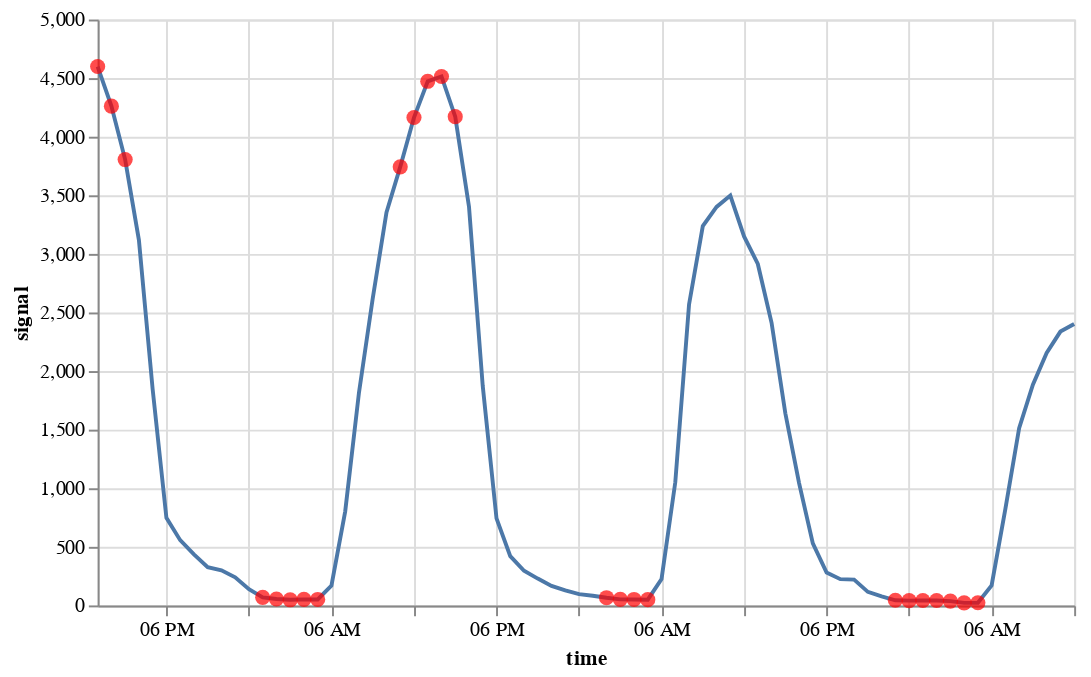

The notebook cell saved with this chart:
### Code cell
on.plots.anomalies(test[:72], detected_test[:72])

### Figure 1 — Vega specification as saved in the notebook (floating-point values rounded to 4 significant figures)
{"$schema": "https://vega.github.io/schema/vega/v5.json", "data": [{"name": "source_0", "values": [{"anomaly": 1.0, "signal": 4599.0, "time": "2015-09-13T13:00:00.000"}, {"anomaly": 1.0, "signal": 4261.0, "time": "2015-09-13T14:00:00.000"}, {"anomaly": 1.0, "signal": 3805.0, "time": "2015-09-13T15:00:00.000"}, {"anomaly": 0.0, "signal": 3118.0, "time": "2015-09-13T16:00:00.000"}, {"anomaly": 0.0, "signal": 1844.0, "time": "2015-09-13T17:00:00.000"}, {"anomaly": 0.0, "signal": 747.0, "time": "2015-09-13T18:00:00.000"}, {"anomaly": 0.0, "signal": 557.0, "time": "2015-09-13T19:00:00.000"}, {"anomaly": 0.0, "signal": 436.0, "time": "2015-09-13T20:00:00.000"}, {"anomaly": 0.0, "signal": 327.0, "time": "2015-09-13T21:00:00.000"}, {"anomaly": 0.0, "signal": 300.0, "time": "2015-09-13T22:00:00.000"}, {"anomaly": 0.0, "signal": 240.0, "time": "2015-09-13T23:00:00.000"}, {"anomaly": 0.0, "signal": 138.0, "time": "2015-09-14T00:00:00.000"}, {"anomaly": 1.0, "signal": 69.0, "time": "2015-09-14T01:00:00.000"}, {"anomaly": 1.0, "signal": 55.0, "time": "2015-09-14T02:00:00.000"}, {"anomaly": 1.0, "signal": 48.0, "time": "2015-09-14T03:00:00.000"}, {"anomaly": 1.0, "signal": 52.0, "time": "2015-09-14T04:00:00.000"}, {"anomaly": 1.0, "signal": 51.0, "time": "2015-09-14T05:00:00.000"}, {"anomaly": 0.0, "signal": 170.0, "time": "2015-09-14T06:00:00.000"}, {"anomaly": 0.0, "signal": 803.0, "time": "2015-09-14T07:00:00.000"}, {"anomaly": 0.0, "signal": 1816.0, "time": "2015-09-14T08:00:00.000"}, {"anomaly": 0.0, "signal": 2619.0, "time": "2015-09-14T09:00:00.000"}, {"anomaly": 0.0, "signal": 3354.0, "time": "2015-09-14T10:00:00.000"}, {"anomaly": 1.0, "signal": 3743.0, "time": "2015-09-14T11:00:00.000"}, {"anomaly": 1.0, "signal": 4164.0, "time": "2015-09-14T12:00:00.000"}, {"anomaly": 1.0, "signal": 4473.0, "time": "2015-09-14T13:00:00.000"}, {"anomaly": 1.0, "signal": 4514.0, "time": "2015-09-14T14:00:00.000"}, {"anomaly": 1.0, "signal": 4171.0, "time": "2015-09-14T15:00:00.000"}, {"anomaly": 0.0, "signal": 3403.0, "time": "2015-09-14T16:00:00.000"}, {"anomaly": 0.0, "signal": 1872.0, "time": "2015-09-14T17:00:00.000"}, {"anomaly": 0.0, "signal": 743.0, "time": "2015-09-14T18:00:00.000"}, {"anomaly": 0.0, "signal": 421.0, "time": "2015-09-14T19:00:00.000"}, {"anomaly": 0.0, "signal": 296.0, "time": "2015-09-14T20:00:00.000"}, {"anomaly": 0.0, "signal": 229.0, "time": "2015-09-14T21:00:00.000"}, {"anomaly": 0.0, "signal": 167.0, "time": "2015-09-14T22:00:00.000"}, {"anomaly": 0.0, "signal": 128.0, "time": "2015-09-14T23:00:00.000"}, {"anomaly": 0.0, "signal": 96.0, "time": "2015-09-15T00:00:00.000"}, {"anomaly": 0.0, "signal": 83.0, "time": "2015-09-15T01:00:00.000"}, {"anomaly": 1.0, "signal": 66.0, "time": "2015-09-15T02:00:00.000"}, {"anomaly": 1.0, "signal": 52.0, "time": "2015-09-15T03:00:00.000"}, {"anomaly": 1.0, "signal": 51.0, "time": "2015-09-15T04:00:00.000"}, {"anomaly": 1.0, "signal": 49.0, "time": "2015-09-15T05:00:00.000"}, {"anomaly": 0.0, "signal": 225.0, "time": "2015-09-15T06:00:00.000"}, {"anomaly": 0.0, "signal": 1052.0, "time": "2015-09-15T07:00:00.000"}, {"anomaly": 0.0, "signal": 2569.0, "time": "2015-09-15T08:00:00.000"}, {"anomaly": 0.0, "signal": 3237.0, "time": "2015-09-15T09:00:00.000"}, {"anomaly": 0.0, "signal": 3401.0, "time": "2015-09-15T10:00:00.000"}, {"anomaly": 0.0, "signal": 3498.0, "time": "2015-09-15T11:00:00.000"}, {"anomaly": 0.0, "signal": 3149.0, "time": "2015-09-15T12:00:00.000"}, {"anomaly": 0.0, "signal": 2914.0, "time": "2015-09-15T13:00:00.000"}, {"anomaly": 0.0, "signal": 2412.0, "time": "2015-09-15T14:00:00.000"}, {"anomaly": 0.0, "signal": 1640.0, "time": "2015-09-15T15:00:00.000"}, {"anomaly": 0.0, "signal": 1044.0, "time": "2015-09-15T16:00:00.000"}, {"anomaly": 0.0, "signal": 529.0, "time": "2015-09-15T17:00:00.000"}, {"anomaly": 0.0, "signal": 281.0, "time": "2015-09-15T18:00:00.000"}, {"anomaly": 0.0, "signal": 224.0, "time": "2015-09-15T19:00:00.000"}, {"anomaly": 0.0, "signal": 220.0, "time": "2015-09-15T20:00:00.000"}, {"anomaly": 0.0, "signal": 116.0, "time": "2015-09-15T21:00:00.000"}, {"anomaly": 0.0, "signal": 77.0, "time": "2015-09-15T22:00:00.000"}, {"anomaly": 1.0, "signal": 44.0, "time": "2015-09-15T23:00:00.000"}, {"anomaly": 1.0, "signal": 41.0, "time": "2015-09-16T00:00:00.000"}, {"anomaly": 1.0, "signal": 42.0, "time": "2015-09-16T01:00:00.000"}, {"anomaly": 1.0, "signal": 42.0, "time": "2015-09-16T02:00:00.000"}, {"anomaly": 1.0, "signal": 37.0, "time": "2015-09-16T03:00:00.000"}, {"anomaly": 1.0, "signal": 22.0, "time": "2015-09-16T04:00:00.000"}, {"anomaly": 1.0, "signal": 23.0, "time": "2015-09-16T05:00:00.000"}, {"anomaly": 0.0, "signal": 171.0, "time": "2015-09-16T06:00:00.000"}, {"anomaly": 0.0, "signal": 824.0, "time": "2015-09-16T07:00:00.000"}, {"anomaly": 0.0, "signal": 1512.0, "time": "2015-09-16T08:00:00.000"}, {"anomaly": 0.0, "signal": 1883.0, "time": "2015-09-16T09:00:00.000"}, {"anomaly": 0.0, "signal": 2155.0, "time": "2015-09-16T10:00:00.000"}, {"anomaly": 0.0, "signal": 2337.0, "time": "2015-09-16T11:00:00.000"}, {"anomaly": 0.0, "signal": 2402.0, "time": "2015-09-16T12:00:00.000"}], "transform": [{"type": "formula", "expr": "toDate(datum['time'])", "as": "time"}]}, {"name": "data_0", "values": [{"signal": 4599.0, "time": "2015-09-13T13:00:00.000"}, {"signal": 4261.0, "time": "2015-09-13T14:00:00.000"}, {"signal": 3805.0, "time": "2015-09-13T15:00:00.000"}, {"signal": 69.0, "time": "2015-09-14T01:00:00.000"}, {"signal": 55.0, "time": "2015-09-14T02:00:00.000"}, {"signal": 48.0, "time": "2015-09-14T03:00:00.000"}, {"signal": 52.0, "time": "2015-09-14T04:00:00.000"}, {"signal": 51.0, "time": "2015-09-14T05:00:00.000"}, {"signal": 3743.0, "time": "2015-09-14T11:00:00.000"}, {"signal": 4164.0, "time": "2015-09-14T12:00:00.000"}, {"signal": 4473.0, "time": "2015-09-14T13:00:00.000"}, {"signal": 4514.0, "time": "2015-09-14T14:00:00.000"}, {"signal": 4171.0, "time": "2015-09-14T15:00:00.000"}, {"signal": 66.0, "time": "2015-09-15T02:00:00.000"}, {"signal": 52.0, "time": "2015-09-15T03:00:00.000"}, {"signal": 51.0, "time": "2015-09-15T04:00:00.000"}, {"signal": 49.0, "time": "2015-09-15T05:00:00.000"}, {"signal": 44.0, "time": "2015-09-15T23:00:00.000"}, {"signal": 41.0, "time": "2015-09-16T00:00:00.000"}, {"signal": 42.0, "time": "2015-09-16T01:00:00.000"}, {"signal": 42.0, "time": "2015-09-16T02:00:00.000"}, {"signal": 37.0, "time": "2015-09-16T03:00:00.000"}, {"signal": 22.0, "time": "2015-09-16T04:00:00.000"}, {"signal": 23.0, "time": "2015-09-16T05:00:00.000"}], "transform": [{"type": "formula", "expr": "toDate(datum['time'])", "as": "time"}]}], "marks": [{"type": "line", "name": "layer_0_marks", "from": {"data": "source_0"}, "sort": {"field": "datum[\"time\"]"}, "encode": {"update": {"description": {"signal": "\"time: \" + (timeFormat(datum[\"time\"], '%b %d, %Y')) + \"; signal: \" + (format(datum[\"signal\"], \"\"))"}, "x": {"field": "time", "scale": "x"}, "defined": {"signal": "isValid(datum[\"time\"]) && isFinite(+datum[\"time\"]) && isValid(datum[\"signal\"]) && isFinite(+datum[\"signal\"])"}, "stroke": {"value": "#4c78a8"}, "y": {"field": "signal", "scale": "y"}}}, "style": ["line"]}, {"type": "symbol", "name": "layer_1_marks", "from": {"data": "data_0"}, "encode": {"update": {"y": {"field": "signal", "scale": "y"}, "opacity": {"value": 0.7}, "ariaRoleDescription": {"value": "circle"}, "x": {"field": "time", "scale": "x"}, "description": {"signal": "\"time: \" + (timeFormat(datum[\"time\"], '%b %d, %Y')) + \"; signal: \" + (format(datum[\"signal\"], \"\"))"}, "shape": {"value": "circle"}, "size": {"value": 60}, "fill": {"value": "red"}}}, "style": ["circle"]}], "scales": [{"name": "x", "type": "time", "domain": {"fields": [{"data": "source_0", "field": "time"}, {"data": "data_0", "field": "time"}]}, "range": [0, {"signal": "width"}]}, {"name": "y", "type": "linear", "domain": {"fields": [{"data": "source_0", "field": "signal"}, {"data": "data_0", "field": "signal"}]}, "range": [{"signal": "height"}, 0], "nice": true, "zero": true}], "axes": [{"scale": "x", "ticks": false, "tickCount": {"signal": "ceil(width/40)"}, "maxExtent": 0, "labels": false, "zindex": 0, "gridScale": "y", "grid": true, "orient": "bottom", "domain": false, "aria": false, "minExtent": 0}, {"scale": "y", "gridScale": "x", "domain": false, "maxExtent": 0, "tickCount": {"signal": "ceil(height/40)"}, "labels": false, "ticks": false, "zindex": 0, "grid": true, "minExtent": 0, "orient": "left", "aria": false}, {"scale": "x", "orient": "bottom", "labelOverlap": true, "tickCount": {"signal": "ceil(width/40)"}, "zindex": 0, "labelFlush": true, "title": "time", "grid": false}, {"scale": "y", "labelOverlap": true, "orient": "left", "grid": false, "tickCount": {"signal": "ceil(height/40)"}, "zindex": 0, "title": "signal"}], "background": "white", "padding": 5, "height": 300, "style": "cell", "width": 500}
